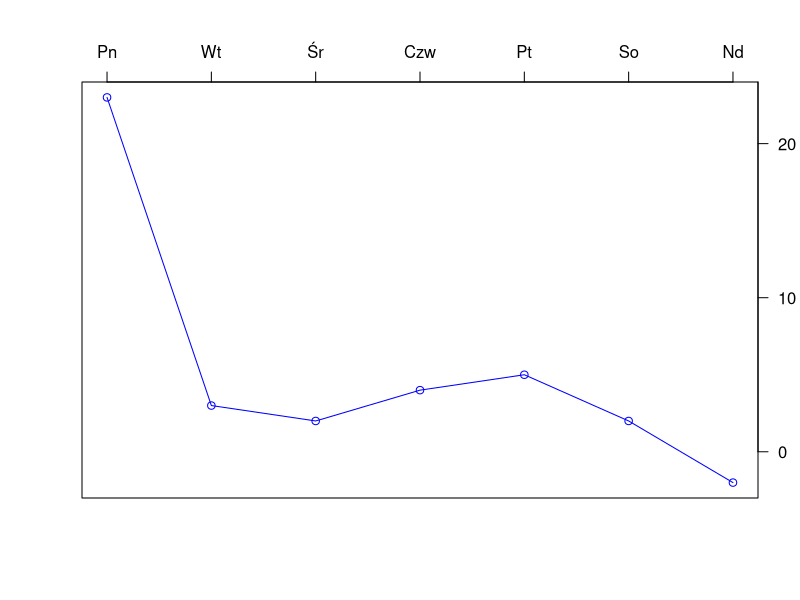
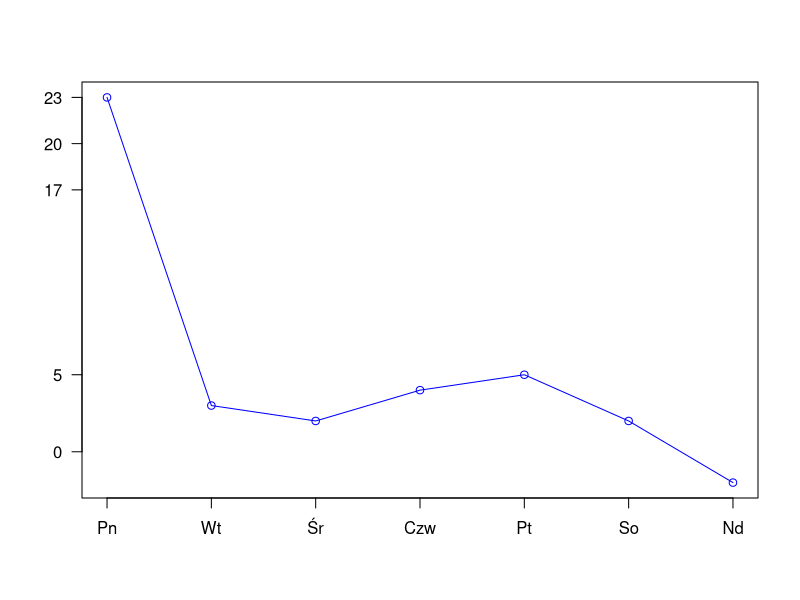
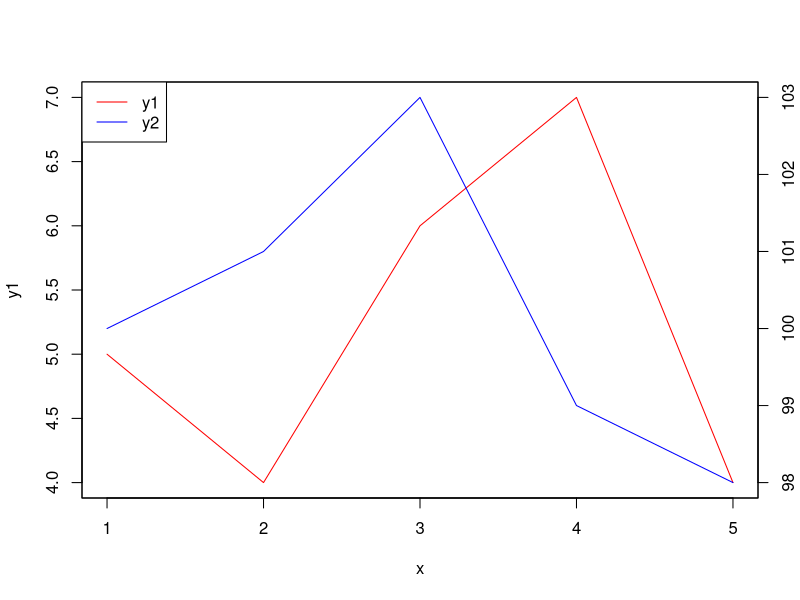
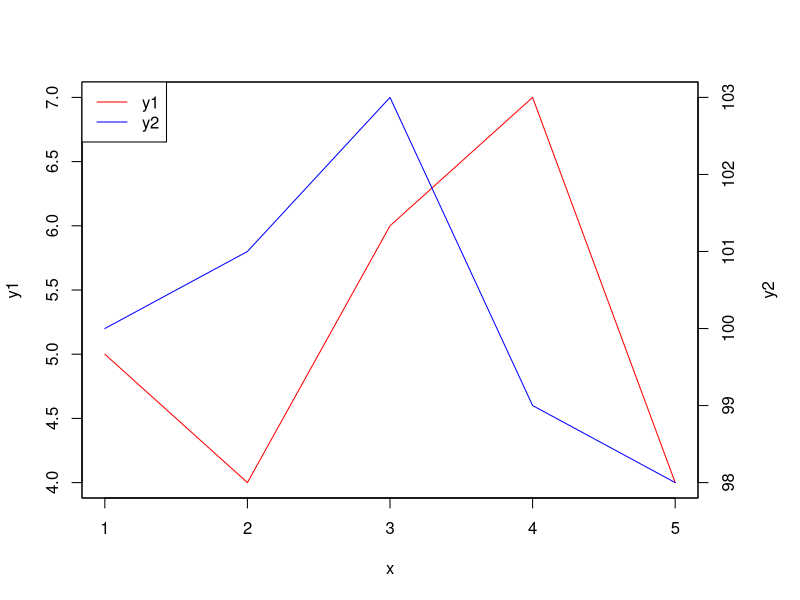
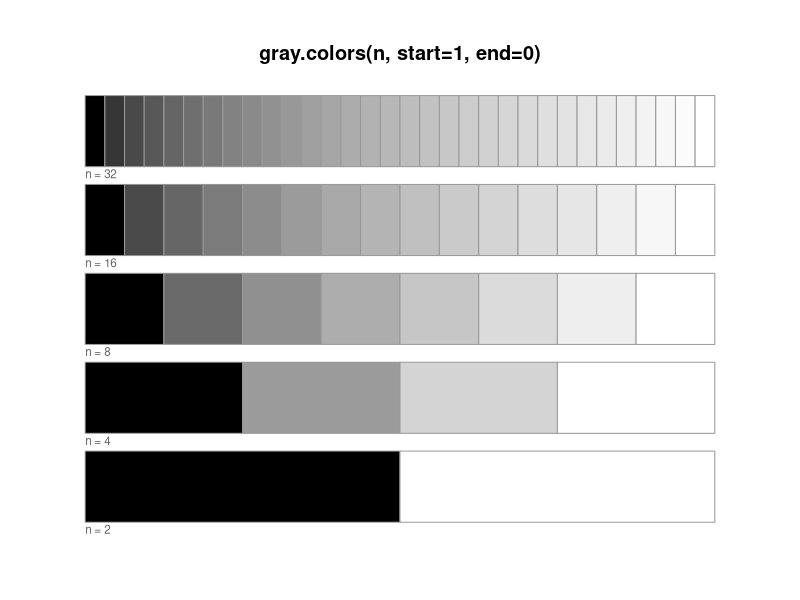
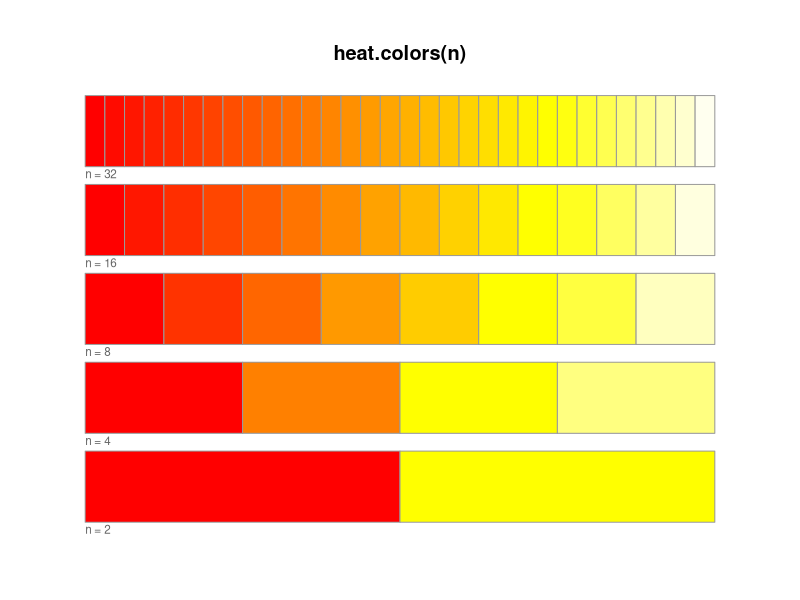
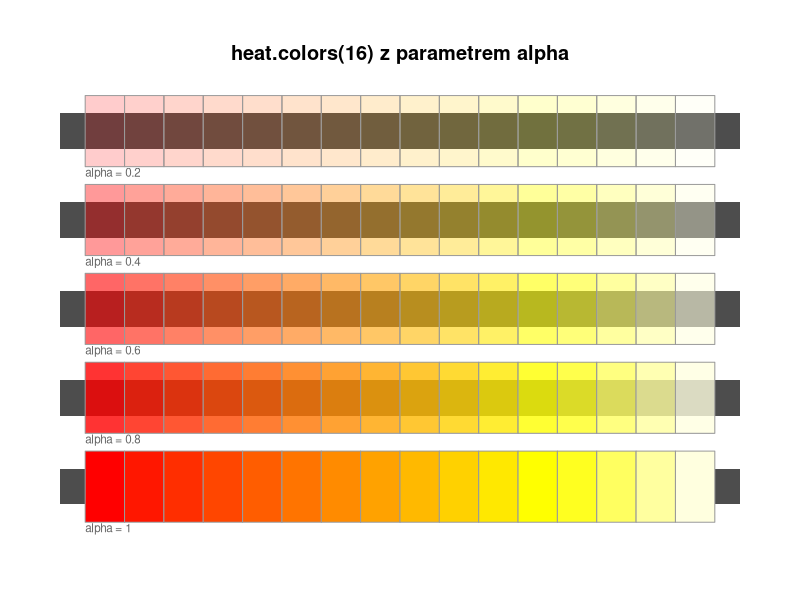
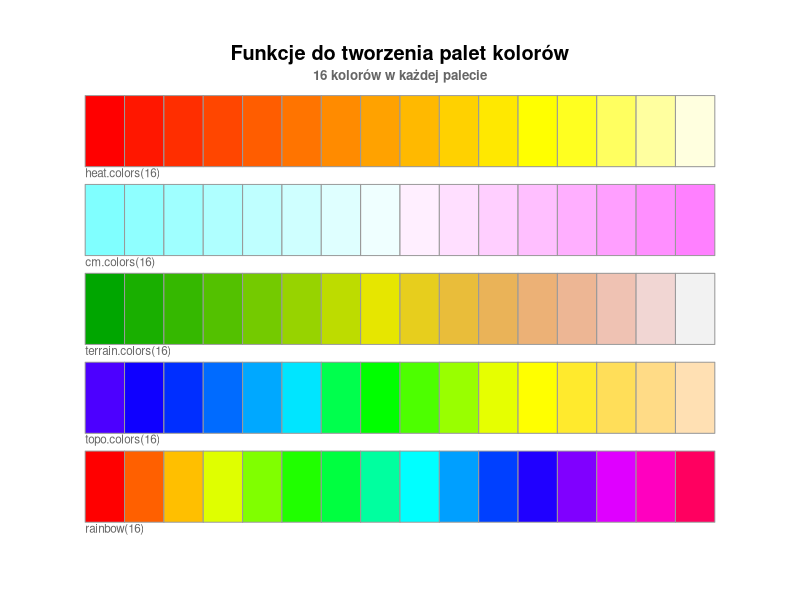

Reproduce these figures in R, in order.
## ---- chunk 1
a<-c(1,2,3,4,5,6,7)
b<-c(23,3,2,4,5,2,-2)
plot(a,b,axes=FALSE,type="o",col="blue",ann=FALSE)
axis(4, las=1, at=10*0:range(b)[2])
axis(3, at=1:7, lab=c("Pn","Wt","Śr","Czw","Pt","So","Nd"))
box()
## ---- chunk 2
a<-c(1,2,3,4,5,6,7)
b<-c(23,3,2,4,5,2,-2)
plot(a,b,axes=FALSE,type="o",col="blue",ann=FALSE)
axis(2, las=1, at=c(0,5,17,20,23))
axis(1, at=1:7, lab=c("Pn","Wt","Śr","Czw","Pt","So","Nd"))
box()
## ---- chunk 3
x<-c(1,2,3,4,5)
y1<-c(5,4,6,7,4)
y2<-c(100,101,103,99,98)
plot(x,y1,type="l",col="red")
par(new=TRUE)
plot(x, y2,,type="l",col="blue",xaxt="n", yaxt="n",xlab="",ylab="")
axis(4)
legend("topleft",col=c("red","blue"),lty=1,legend=c("y1","y2"))
## ---- chunk 4
old_par <- par(no.readonly = TRUE)
par(mar=c(5,4,4,5)+.1)
x<-c(1,2,3,4,5)
y1<-c(5,4,6,7,4)
y2<-c(100,101,103,99,98)
plot(x,y1,type="l",col="red")
par(new=TRUE)
plot(x, y2,,type="l",col="blue",xaxt="n", yaxt="n",xlab="",ylab="")
axis(4)
legend("topleft",col=c("red","blue"),lty=1,legend=c("y1","y2"))
mtext("y2",side=4,line=3)
par(old_par)
## ---- chunk 5
old_par <- par(no.readonly = TRUE)	# save current graphical parameters
par(mar=c(3, 3, 3, 3))				# set margins to three lines
	
									# arguments for plot described in plot(), 
									# plot.default(), and par()
plot(0,0, type="n", xlim=c(0,32), ylim=c(1,6), xlab=NA, ylab=NA, axes=FALSE, bty="n")
title(main="gray.colors(n, start=1, end=0)", line=0)

for (i in 1:5) {					# loop through five versions of the vector
	div <- 2^i						# number of divisions in this palette
	col_vec <- gray.colors(div, start=0, end=1)
	for(k in 1:div) {
		x_left <- (32/div)*(k-1)
		x_right <- (32/div)*(k)
		y_bottom <- i
		y_top <- i+0.8
		rect(x_left, y_bottom, x_right, y_top, col=col_vec[k],  border="gray60")
	}
	text(0, i-0.08, paste("n =", div), col="gray40", adj=0, cex=0.7)
} 
par(old_par)
## ---- chunk 6
old_par <- par(no.readonly = TRUE)	# save current graphical parameters
par(mar=c(3, 3, 3, 3))				# set margins to three lines
	
									# arguments for plot described in plot(), 
									# plot.default(), and par()
plot(0,0, type="n", xlim=c(0,32), ylim=c(1,6), xlab=NA, ylab=NA, axes=FALSE, bty="n")
title(main="heat.colors(n)", line=0)

for (i in 1:5) {					# loop through five versions of the color vector
	div <- 2^i						# number of divisions in this palette
	col_vec <- heat.colors(div)
	for(k in 1:div) {
		x_left <- (32/div)*(k-1)
		x_right <- (32/div)*(k)
		y_bottom <- i
		y_top <- i+0.8
		rect(x_left, y_bottom, x_right, y_top, col=col_vec[k],  border="gray60")
	}
	text(0, i-0.08, paste("n =", div), col="gray40", adj=0, cex=0.7)
} 
par(old_par)
## ---- chunk 7
old_par <- par(no.readonly = TRUE)	# save current graphical parameters
par(mar=c(3, 3, 3, 3))				# set margins to three lines
	
									# arguments described in plot(), plot.default(), par()
plot(0,0, type="n", xlim=c(0,16), ylim=c(1,6), xlab=NA, ylab=NA, axes=FALSE, bty="n")
title(main="heat.colors(16) z parametrem alpha", line=0)

alpha_vector <- c(1.0, 0.8, 0.6, 0.4, 0.2)

for (i in 1:5) {					# make five versions of the color vector
	col_vec <- heat.colors(16, alpha=alpha_vector[i])
	
	rect(-1, i+0.2, 17, i+0.6, col="gray30", border=NA) 
	
	for(k in 1:16) {
		x_left <- k-1
		x_right <- k
		y_bottom <- i
		y_top <- i+0.8
		rect(x_left, y_bottom, x_right, y_top, col=col_vec[k],  border="gray60")
	}
	info_text <- paste("alpha =", alpha_vector[i])
	text(0, i-0.08, info_text, col="gray40", adj=0, cex=0.7)
} 
par(old_par)
## ---- chunk 8
old_par <- par(no.readonly = TRUE)	# save current graphical parameters
par(xaxt="n", yaxt="n")				# do not draw axes
par(mar=c(3, 3, 3, 3))				# set margins

									# arguments described in plot(), plot.default(), par()
plot(0,0, type="n", xlim=c(0,16), ylim=c(1,6), xlab=NA, ylab=NA, axes=FALSE, bty="n")

title(main="Funkcje do tworzenia palet kolorów", line=0)
title(main=list("16 kolorów w każdej palecie", col="gray40", cex=0.8), line=-1)

color_vector <- c("rainbow(16)", "topo.colors(16)", "terrain.colors(16)", "cm.colors(16)", "heat.colors(16)")

for (i in 1:5) {					# make five versions of the vector of colors
	col_vec <- eval(parse(text=color_vector[i]))  # evaluates string as function
	for(k in 1:16) {
		x_left <- k-1
		x_right <- k
		y_bottom <- i
		y_top <- i+0.8
		rect(x_left, y_bottom, x_right, y_top, col=col_vec[k], border="gray60")
	}
	text(0, i-0.08, color_vector[i], col="gray40", adj=0, cex=0.7)
} 
par(old_par)
## ---- chunk 9
old_par <- par(no.readonly = TRUE)	# save current graphical parameters
par(xaxt="n", yaxt="n")				# do not draw axes
par(mar=c(3, 3, 3, 3))				# set margins
	
plot(c(0,16), c(1,6), type="n", xaxp=c(0,16,1), yaxp=c(1,6,1), xlab=NA, ylab=NA, bty="n")
title(main="rainbow(16) z podzakresem", line=0)
									# vectors of five pairs of start/end values
start_vector <- c(0, 0.10, 0.5, 0.65, 0.85)
end_vector <- c(0.15, 0.25, 0.6, 1, 1)

for (i in 1:5) {					# make five versions of the subrange
	col_vec <- rainbow(16, start=start_vector[i], end=end_vector[i])
	for(k in 1:16) {
		x_left <- k-1
		x_right <- k
		y_bottom <- i
		y_top <- i+0.8
		rect(x_left, y_bottom, x_right, y_top, col=col_vec[k],  border="gray60")
	}
	text(0, i-0.08, paste("start=", start_vector[i], ", end=", end_vector[i]), 
	    col="gray40", adj=0, cex=0.7)
} 
par(old_par)
## ---- chunk 10
old_par <- par(no.readonly = TRUE)	# save current graphical parameters
par(xaxt="n", yaxt="n")				# do not draw axes
par(mar=c(3, 3, 3, 3))				# set margins
	
plot(c(0,16), c(1,6), type="n", xaxp=c(0,16,1), yaxp=c(1,6,1), xlab=NA, ylab=NA, bty="n")
title(main="hsv()", line=0)
title(main=list("hue, saturation, value", col="gray40", cex=0.8), line=-1)

colors5 <- "hsv(h=k/16, s=1, v=1)"
info5 <- "hue 0 to 1, saturation of 1, value of 1"

colors4 <- "hsv(h=k/16, s=0.5, v=1)"
info4 <- "hue 0 to 1, saturation of 0.5, value of 1"

colors3 <- "hsv(h=k/16, s=1, v=0.5)"
info3 <- "hue 0 to 1, saturation of 1, value of 0.5"

colors2 <- "hsv(h=1, s=k/16, v=1)"
info2 <- "hue of 1, saturation 0 to 1, value of 1"

colors1 <- "hsv(h=1, s=1, v=k/16)"
info1 <- "hue of 1, saturation of 1, value 0 to 1"

colors <- list(colors1, colors2, colors3, colors4, colors5)
info <- list(info1, info2, info3, info4, info5)

for (i in 1:5) {					# make five different versions
	col_vec <- parse(text=colors[i])
	for(k in 1:16) {
		color <- eval(col_vec)		# interpret string as a function
		x_left <- k-1
		x_right <- k
		y_bottom <- i
		y_top <- i+0.8
		rect(x_left, y_bottom, x_right, y_top, col=color, border="gray60")
	}
	text(0, i-0.08, info[i], col="gray40", adj=0, cex=0.7)
} 
par(old_par)
## ---- chunk 11
urlopy<- c(23,3,4,15,8)
barplot(urlopy)
## ---- chunk 12
barplot(urlopy, main="Urlopy", xlab="Miesiące",  
   ylab="Łącznie", names.arg=c("Sty","Lut","Mar","Kwi","Maj"), 
   border="pink", density=c(10,40,30,20,50))
## ---- chunk 13
barplot(urlopy, main="Urlopy", xlab="Miesiące",  
   ylab="Łącznie", names.arg=c("Sty","Lut","Mar","Kwi","Maj"), 
   border="pink", density=c(10,40,30,20,50), horiz=TRUE)
## ---- chunk 14
urlopy<- matrix( c(2, 4, 8, 1,4, 5, 7,11,3,24,12,9), nrow=4, ncol=3)
urlopy
barplot(urlopy, main="Urlopy", ylab= "Razem",
   beside=TRUE, col=rainbow(4))
legend("topleft", c("1Q","2Q","3Q","4Q"), cex=0.6, 
   bty="n", fill=rainbow(4))
## ---- chunk 15
barplot(urlopy, main="Urlopy", ylab="Razem", 
   col=heat.colors(4), space=0.1, cex.axis=0.8, las=1,
   names.arg=c("A","B","C"), cex=0.8)
legend("top", c("1Q","2Q","3Q","4Q"), cex=0.8, fill=heat.colors(4));
## ---- chunk 16
x<-rnorm(1000)
hist(x, prob = TRUE)
lines(density(x), xlab="", ylab="", main="")
## ---- chunk 17
hist(AirPassengers, main="Pasażerowie linii lotniczych", xlab="Pasażerowie", 
     border="blue", col="red", xlim=c(100,700), las=1, 
     breaks=9)
## ---- chunk 18
hist(AirPassengers, main="Pasażerowie linii lotniczych", xlab="Pasażerowie", 
     border="blue", col="red", xlim=c(100,700), las=1, 
     breaks=c(100,300,400,500,650))
## ---- chunk 19
hist(AirPassengers, main="Pasażerowie linii lotniczych", xlab="Pasażerowie", 
     border="blue", col="red", xlim=c(100,700), las=1, 
     breaks=c(100,300,500,700))
